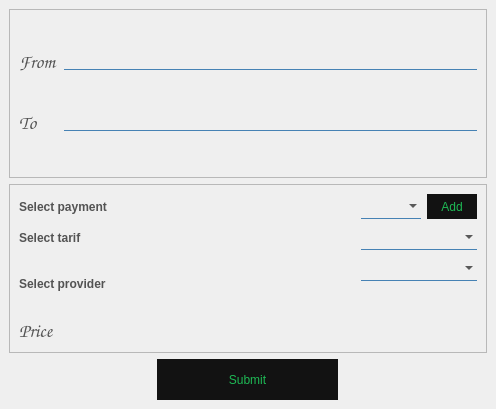
<?xml version="1.0" encoding="UTF-8"?>
<ui version="4.0">
 <class>MainWindow</class>
 <widget class="QMainWindow" name="MainWindow">
  <property name="geometry">
   <rect>
    <x>0</x>
    <y>0</y>
    <width>496</width>
    <height>409</height>
   </rect>
  </property>
  <property name="windowTitle">
   <string>Order Taxi</string>
  </property>
  <property name="styleSheet">
   <string notr="true">QLineEdit
{
background: transparent;
border: none;
border-bottom: 1px solid steelblue;
font: 10pt &quot;Comic Sans MS&quot;;
color: steelblue;
}

QLabel{
	color: steelblue;
	transition: all 1s;
	font: 14pt &quot;Comic Sans MS&quot;;
	font-weight:bold;
}

QPushButton{
color: white;
background: steelblue;
border-radius: 60px;
font: 12pt &quot;Comic Sans MS&quot;;
}

QComboBox{
background: transparent;
border: none;
border-bottom: 1px solid steelblue;
font: 12pt &quot;Comic Sans MS&quot;;
}
</string>
  </property>
  <widget class="QWidget" name="centralwidget">
   <layout class="QVBoxLayout" name="verticalLayout">
    <item>
     <widget class="QFrame" name="frame">
      <property name="styleSheet">
       <string notr="true"/>
      </property>
      <property name="frameShape">
       <enum>QFrame::StyledPanel</enum>
      </property>
      <property name="frameShadow">
       <enum>QFrame::Raised</enum>
      </property>
      <layout class="QGridLayout" name="gridLayout">
       <item row="1" column="0">
        <widget class="QLabel" name="label_to">
         <property name="font">
          <font>
           <family>Comic Sans MS</family>
           <pointsize>14</pointsize>
           <weight>75</weight>
           <italic>false</italic>
           <bold>true</bold>
          </font>
         </property>
         <property name="styleSheet">
          <string notr="true">QLabel{
	color:	#535353;
}</string>
         </property>
         <property name="text">
          <string>To</string>
         </property>
        </widget>
       </item>
       <item row="0" column="1">
        <widget class="ClickableLineEdit" name="edit_from">
         <property name="styleSheet">
          <string notr="true"/>
         </property>
         <property name="text">
          <string/>
         </property>
         <property name="readOnly">
          <bool>false</bool>
         </property>
        </widget>
       </item>
       <item row="1" column="1">
        <widget class="ClickableLineEdit" name="edit_to">
         <property name="styleSheet">
          <string notr="true">ClickableLineEdit{
	color: black;
}</string>
         </property>
         <property name="text">
          <string/>
         </property>
        </widget>
       </item>
       <item row="0" column="0">
        <widget class="QLabel" name="label_from">
         <property name="font">
          <font>
           <family>Comic Sans MS</family>
           <pointsize>14</pointsize>
           <weight>75</weight>
           <italic>false</italic>
           <bold>true</bold>
          </font>
         </property>
         <property name="styleSheet">
          <string notr="true">QLabel{
	color:	#535353;
}</string>
         </property>
         <property name="text">
          <string>From</string>
         </property>
        </widget>
       </item>
      </layout>
     </widget>
    </item>
    <item>
     <widget class="QFrame" name="frame_2">
      <property name="frameShape">
       <enum>QFrame::StyledPanel</enum>
      </property>
      <property name="frameShadow">
       <enum>QFrame::Raised</enum>
      </property>
      <layout class="QGridLayout" name="gridLayout_2">
       <item row="0" column="0" colspan="2">
        <widget class="QLabel" name="lbl_payment">
         <property name="styleSheet">
          <string notr="true">QLabel{
	color:	#535353;
}</string>
         </property>
         <property name="text">
          <string>Select payment</string>
         </property>
        </widget>
       </item>
       <item row="0" column="2">
        <widget class="QComboBox" name="comboBox_payment">
         <property name="maximumSize">
          <size>
           <width>500</width>
           <height>30</height>
          </size>
         </property>
         <property name="styleSheet">
          <string notr="true"/>
         </property>
        </widget>
       </item>
       <item row="0" column="3">
        <widget class="QPushButton" name="btn_add">
         <property name="minimumSize">
          <size>
           <width>50</width>
           <height>0</height>
          </size>
         </property>
         <property name="maximumSize">
          <size>
           <width>50</width>
           <height>25</height>
          </size>
         </property>
         <property name="styleSheet">
          <string notr="true">QPushButton{
color: #1db954;
background: 	#121212;
border-radius: 60px;
font: 12pt &quot;Comic Sans MS&quot;;
}</string>
         </property>
         <property name="text">
          <string>Add</string>
         </property>
        </widget>
       </item>
       <item row="1" column="0" colspan="2">
        <widget class="QLabel" name="lbl_tarif">
         <property name="styleSheet">
          <string notr="true">QLabel{
	color:	#535353;
}</string>
         </property>
         <property name="text">
          <string>Select tarif</string>
         </property>
        </widget>
       </item>
       <item row="2" column="0" rowspan="2" colspan="2">
        <widget class="QLabel" name="lbl_proveder">
         <property name="styleSheet">
          <string notr="true">QLabel{
	color:	#535353;
}</string>
         </property>
         <property name="text">
          <string>Select provider</string>
         </property>
        </widget>
       </item>
       <item row="3" column="1" rowspan="2">
        <widget class="QLineEdit" name="edit_price">
         <property name="enabled">
          <bool>false</bool>
         </property>
         <property name="styleSheet">
          <string notr="true">QLineEdit
{
background: transparent;
border: none;
font: 16pt &quot;Comic Sans MS&quot;;
color: steelblue;
}</string>
         </property>
         <property name="text">
          <string/>
         </property>
        </widget>
       </item>
       <item row="4" column="0">
        <widget class="QLabel" name="lbl_price">
         <property name="font">
          <font>
           <family>Comic Sans MS</family>
           <pointsize>14</pointsize>
           <weight>75</weight>
           <italic>false</italic>
           <bold>true</bold>
          </font>
         </property>
         <property name="styleSheet">
          <string notr="true">QLabel{
	color:	#535353;
}</string>
         </property>
         <property name="text">
          <string>Price</string>
         </property>
        </widget>
       </item>
       <item row="1" column="2" colspan="2">
        <widget class="QComboBox" name="comboBox_tarif">
         <property name="maximumSize">
          <size>
           <width>500</width>
           <height>30</height>
          </size>
         </property>
         <property name="styleSheet">
          <string notr="true"/>
         </property>
        </widget>
       </item>
       <item row="2" column="2" colspan="2">
        <widget class="QComboBox" name="comboBox_provider">
         <property name="maximumSize">
          <size>
           <width>500</width>
           <height>30</height>
          </size>
         </property>
         <property name="styleSheet">
          <string notr="true"/>
         </property>
        </widget>
       </item>
      </layout>
     </widget>
    </item>
    <item alignment="Qt::AlignHCenter">
     <widget class="QPushButton" name="btn_submit">
      <property name="minimumSize">
       <size>
        <width>181</width>
        <height>41</height>
       </size>
      </property>
      <property name="styleSheet">
       <string notr="true">QPushButton{
color: #1db954;
background: 	#121212;
border-radius: 60px;
font: 12pt &quot;Comic Sans MS&quot;;
}</string>
      </property>
      <property name="text">
       <string>Submit</string>
      </property>
     </widget>
    </item>
   </layout>
  </widget>
 </widget>
 <customwidgets>
  <customwidget>
   <class>ClickableLineEdit</class>
   <extends>QLineEdit</extends>
   <header>PyQt.mycomponent.clickablelineedit.h</header>
  </customwidget>
 </customwidgets>
 <resources/>
 <connections/>
</ui>
